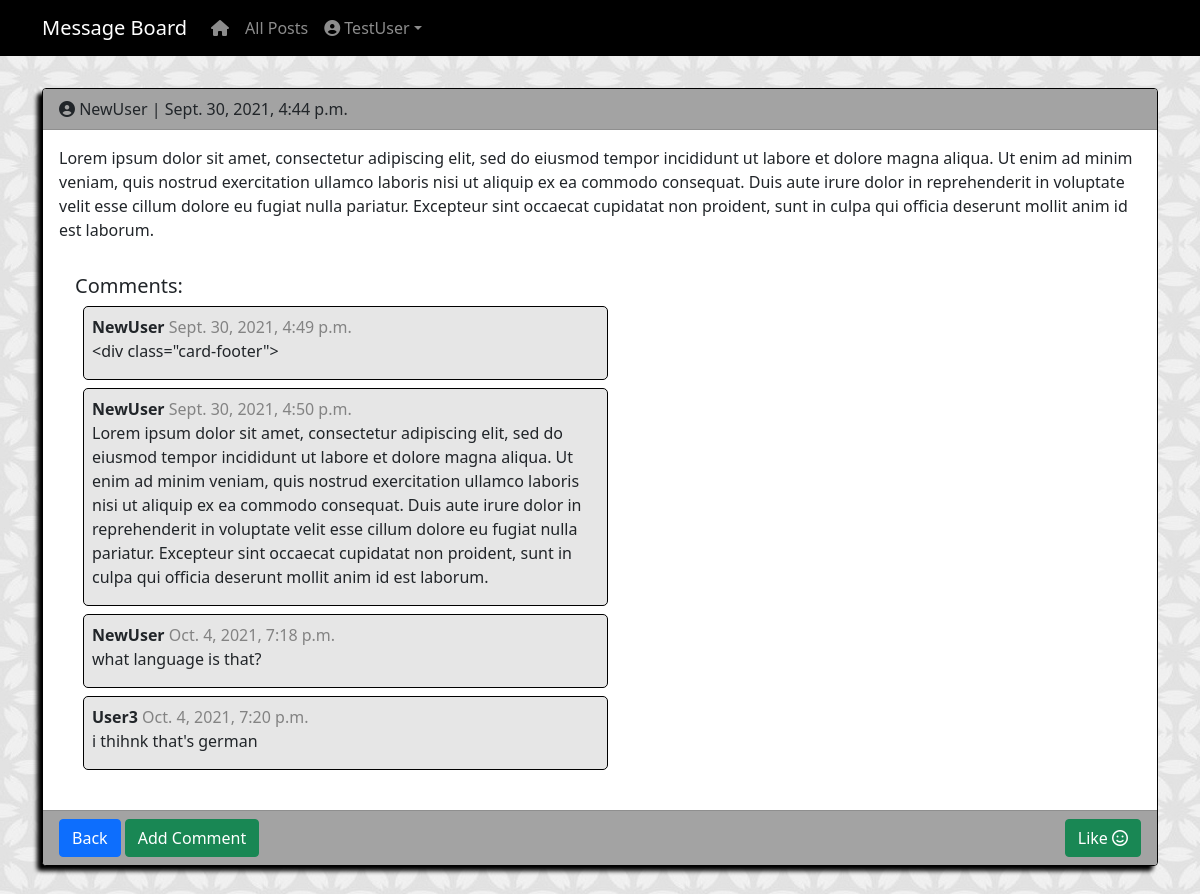
Page /posts/3/ (signed in) on the committed database.
### accounts/models.py (models this page shows)
class CustomUser(AbstractUser):
    age = models.PositiveIntegerField(null=True, blank=True)

### posts/models.py (models this page shows, shortened)
class Post(models.Model):
    post_image = models.ImageField(null=True, blank=True, upload_to="images/")
    body = models.TextField()
    date = models.DateTimeField(auto_now_add=True)
    author = models.ForeignKey(get_user_model(), on_delete=models.CASCADE)
    likes = models.ManyToManyField(get_user_model(), related_name='likes')
    def total_likes(self):
        return self.likes.count()
    class Meta:
        ordering = ['-date',]

class Comment(models.Model):
    post = models.ForeignKey('Post', on_delete=models.CASCADE, related_name='comments')
    body = models.TextField()
    date = models.DateTimeField(auto_now_add=True)
    author = models.ForeignKey(get_user_model(), on_delete=models.CASCADE)

### posts/views.py (the view)
# urls.py: path('<int:pk>/', PostDetailView.as_view(), name='post_detail'),
class PostDetailView(DetailView):
    model = Post
    template_name = 'post_detail.html'
    def get_context_data(self, *args, **kwargs):
        context = super(PostDetailView, self).get_context_data(*args, **kwargs)
        stuff = get_object_or_404(Post, id=self.kwargs['pk'])
        total_likes = stuff.total_likes()
        liked = False
        if stuff.likes.filter(id=self.request.user.id).exists():
            liked = True
        context["total_likes"] = total_likes
        context["liked"] = liked
        return context

### templates/post_detail.html (shortened to what this page needs)
{% extends 'base.html' %}
{% block content %}
<div class="container" style="margin-bottom: 5rem;">
    <div class="card post-card">
        <div class="card-header">
            <div class="d-flex justify-content-between">
                <div>
                    <i class="fas fa-user-circle"></i> {{ post.author }} | {{ post.date }}
                </div>
            </div>
        </div>
        <div class="card-body">
        <p>{{ post.body }}</p>
<div class="card-body">
<h5>Comments:</h5>
{% if not post.comments.all %}
    No comments Yet...
{% else %}
    {% for comment in post.comments.all %}
    <div class="comment-box">
    <p><strong>{{ comment.author }}</strong> <span class="text-fade"> {{ comment.date }} </span><br>
        {{ comment.body }} <br>
        </p>
        </div>
    {% endfor %}
{% endif %}
</div>
</div>
<div class="card-footer">
    <div class="d-flex justify-content-between">
        <div>
            <a class="btn btn-primary" href="{% url 'post_list' %}">Back</a>
            <a class="btn btn-success" href="{% url 'add_comment_to_post' post.pk %}">Add Comment</a>
        </div>
        <div>
            <form action="{% url 'like_post' post.pk %}" method="POST">
                {% if liked %}
                <button type="submit", name="post_id", value="{{ post.id }}", class="btn btn-danger">
                    Unlike <i class="far fa-frown"></i></button>
                {% else %}
                <button type="submit", name="post_id", value="{{ post.id }}", class="btn btn-success">
                    Like <i class="far fa-smile"></i></button>
                {% endif %}
            </form>
        </div>
    </div>
</div>
    </div>
</div>
{% endblock content %}

### templates/base.html (shortened to what this page needs)
{% load static %}
<!DOCTYPE html>
<html>
    <head>
        <link href="https://cdn.jsdelivr.net/npm/bootstrap@5.0.2/dist/css/bootstrap.min.css" rel="stylesheet">
        <link href="{% static 'fontawesome_free/css/all.min.css' %}" rel="stylesheet" type="text/css">
        <link href="/static/css/main.css" rel="stylesheet" type="text/css">
    </head>
<body>
    <nav class="navbar navbar-expand-sm navbar-dark">
        <div class="container">
                <a class="navbar-brand ml-auto" href="{% url 'about_page' %}">Message Board</a>
                    <div class="collapse navbar-collapse" id="navbarNavDropdown">
                        <ul class="navbar-nav">
                         <li class="nav-item">
                    <a class="nav-link" aria-current="page" href="{% url 'home' %}"><i class="fas fa-home"></i></a>
                </li>
                {% if user.is_authenticated %}
                <li class="nav-item">
                    <a class="nav-link" href="{% url 'post_list' %}">All Posts</a>
                </li>
                <li class="nav-item dropdown">
                    <a class="nav-link dropdown-toggle" href="#" id="navbarDropdownMenuLink" role="button" data-bs-toggle="dropdown" aria-expanded="false">
                    <i class="fas fa-user-circle"></i> {{ user.username }}</a>
        </li>
            {% endif %}
        </ul>
        </div>
    </div>
</nav>
    <main>
        {% block content %}
        {% endblock content %}
    </main>
    </body>
</html>

### static/css/main.css (style rules this page uses)
body { background-color: silver; background-image: url(/static/images/back.jpg); }
.post-card { border: 1px solid black; box-shadow: -5px 5px 4px rgb(0, 0, 0); }
.comment-box { border: .5px solid black; margin:.5rem; border-radius: 5px; background-color: rgb(230, 230, 230); padding: .5rem; padding-bottom: 0; max-width: 50%; }
.card-header { background-color: rgb(163, 163, 163); }
.card-footer { background-color: rgb(163, 163, 163); }
.text-fade { color:rgb(131, 131, 131); }
.navbar { background-color: black; margin-bottom: 2rem; }

### rows in the picture
CustomUser: username "TestUser"
Post: author "NewUser", date "Sept. 30, 2021, 4:44 p.m.", body "Lorem ipsum dolor sit amet, consectetur adipiscing elit, sed do eiusmod tempor incididunt ut labore et dolore magna aliqua. Ut enim ad minim veniam, quis nostrud exercitation ullamco laboris nisi ut aliquip ex ea commodo consequat. Duis aute irure dolor in reprehenderit in voluptate velit esse cillum dolore eu fugiat nulla pariatur. Excepteur sint occaecat cupidatat non proident, sunt in culpa qui officia deserunt mollit anim id est laborum."
Comment: author "NewUser", date "Sept. 30, 2021, 4:49 p.m.", body "<div class=\"card-footer\">"
Comment: author "NewUser", date "Sept. 30, 2021, 4:50 p.m.", body "Lorem ipsum dolor sit amet, consectetur adipiscing elit, sed do eiusmod tempor incididunt ut labore et dolore magna aliqua. Ut enim ad minim veniam, quis nostrud exercitation ullamco laboris nisi ut aliquip ex ea commodo consequat. Duis aute irure dolor in reprehenderit in voluptate velit esse cillum dolore eu fugiat nulla pariatur. Excepteur sint occaecat cupidatat non proident, sunt in culpa qui officia deserunt mollit anim id est laborum."
Comment: author "NewUser", date "Oct. 4, 2021, 7:18 p.m.", body "what language is that?"
Comment: author "User3", date "Oct. 4, 2021, 7:20 p.m.", body "i thihnk that's german"
